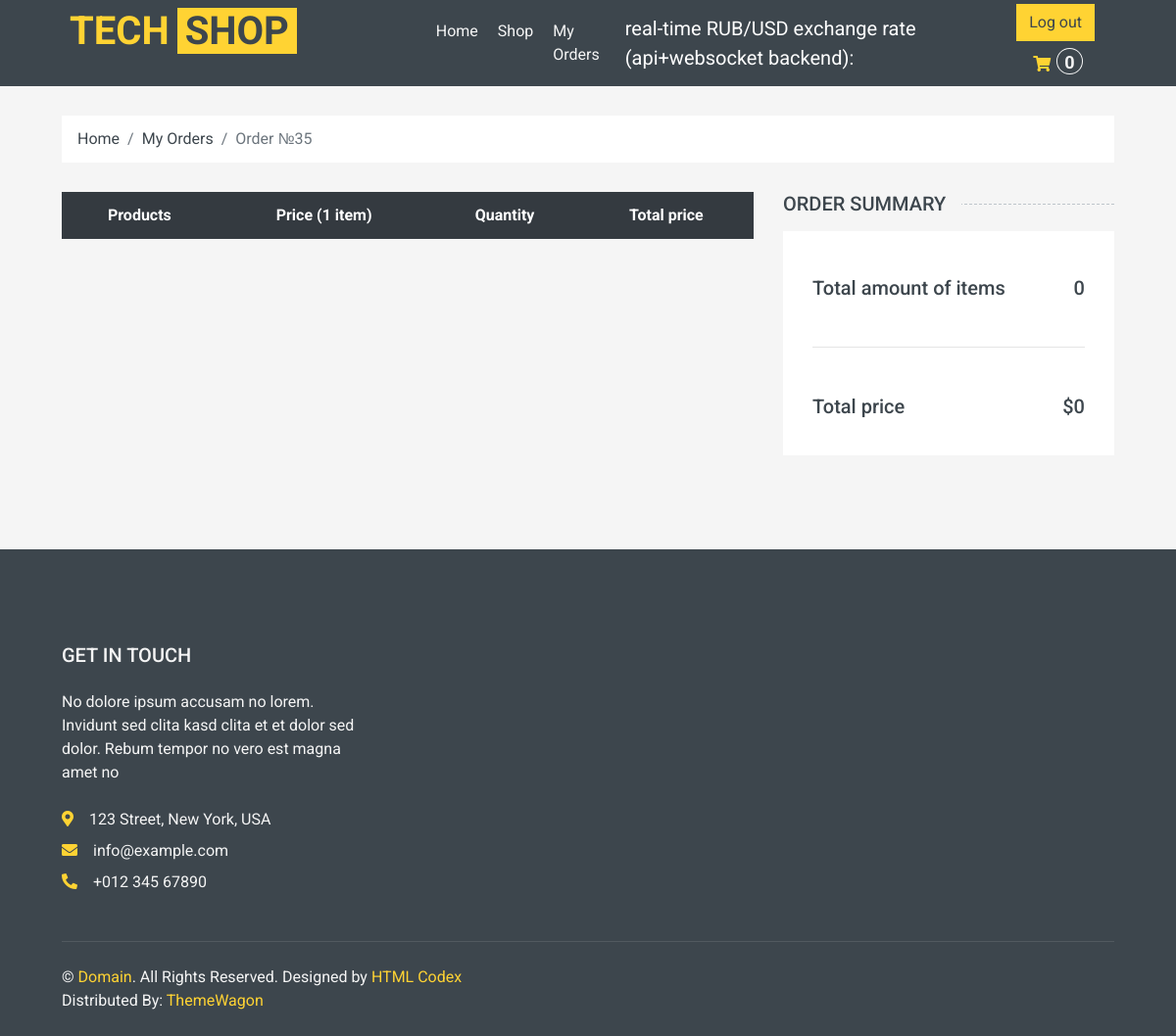
/order_detail/35 (signed in), run on an earlier commit of the app's database.
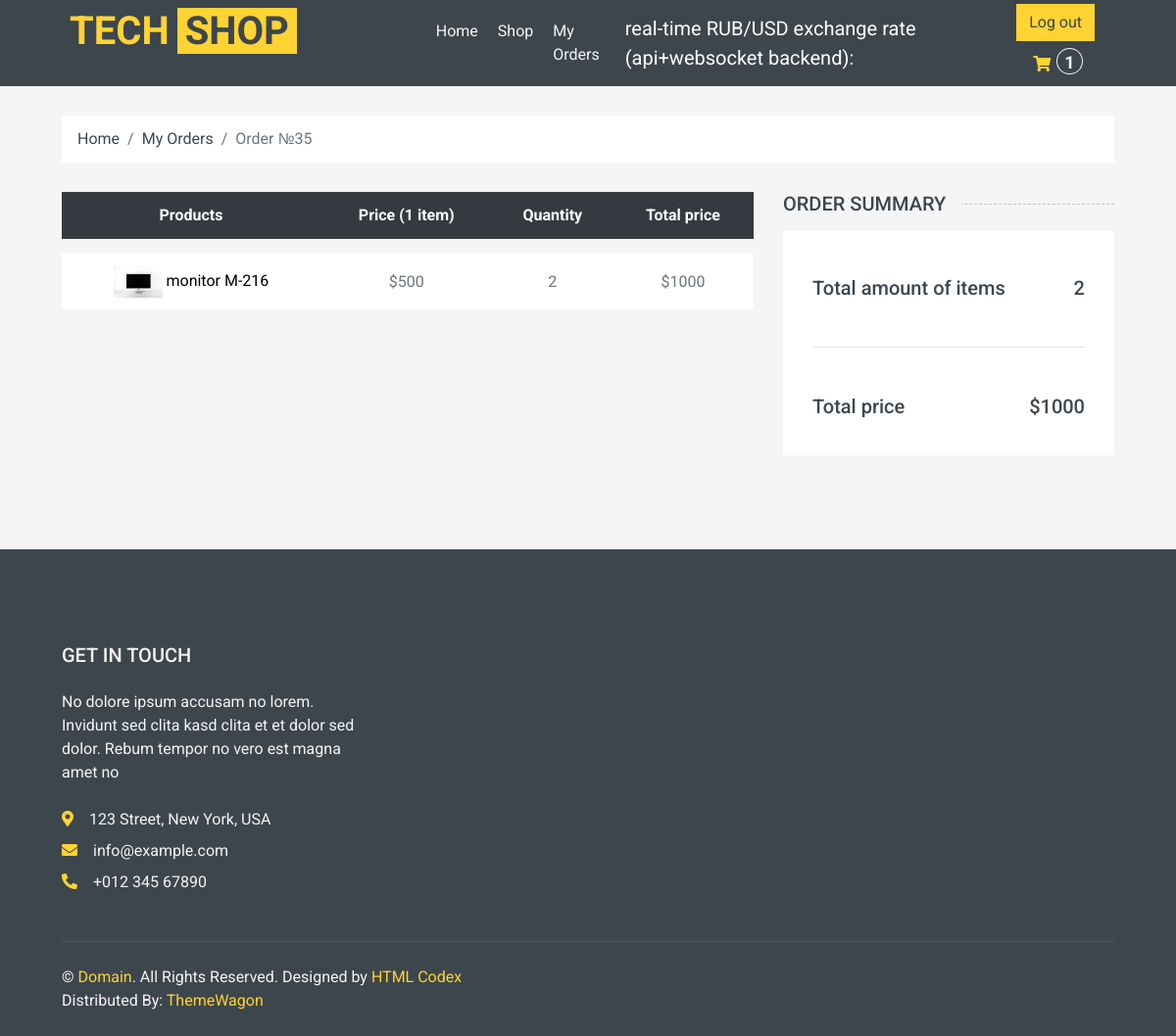
And on a later commit of the database.
### shop/models.py (models this page shows, shortened)
class Order(models.Model):
    STATUS = (
    ("Pending", "Pending"),
    ("Ready", "Ready"),
    ("Delivered", "Delivered"),
    ("Cart", "Cart"),
    )
    date_created = models.DateTimeField(null = True)
    products = models.ManyToManyField("Product")
    customer = models.ForeignKey(User, blank = True, null = True, on_delete = models.SET_NULL)
    status = models.CharField(choices = STATUS, default = "Pending", max_length = 255)
    date_added = models.DateTimeField(auto_now_add = True, null = True)
    @property
    def order_total_price(self):
        return sum([item.total_item_price for item in self.orderitem_set.all()])
    @property
    def order_total_quantity(self):
        return sum([item.quantity for item in self.orderitem_set.all()])

class OrderItem(models.Model):
    order = models.ForeignKey("Order", on_delete = models.CASCADE)
    product = models.ForeignKey("Product", null = True, blank = True, on_delete = models.CASCADE )
    quantity = models.IntegerField(null = True, blank = True, default = 0)
    date_added = models.DateTimeField(auto_now = True, null = True, blank = True)
    @property
    def total_item_price(self):
        return self.product.price * self.quantity

class Product(models.Model):
    CATEGORY = (
    ("Tech", "Tech"),
    ("New", "New"),
    ("Popular", "Popular"),
    )
    default_description = """
    Eos no lorem eirmod diam diam, eos elitr et gubergren diam sea. Consetetur vero aliquyam invidunt duo dolores et duo sit. Vero diam ea vero et dolore rebum, dolor rebum eirmod consetetur invidunt sed sed et, lorem duo et eos elitr, sadipscing kasd ipsum rebum diam. Dolore diam stet rebum sed tempor kasd eirmod. Takimata kasd ipsum accusam sadipscing, eos dolores sit no ut diam consetetur duo justo est, sit sanctus diam tempor aliquyam eirmod nonumy rebum dolor accusam, ipsum kasd eos consetetur at sit rebum, diam kasd invidunt tempor lorem, ipsum lorem elitr sanctus eirmod takimata dolor ea invidunt.

    Dolore magna est eirmod sanctus dolor, amet diam et eirmod et ipsum. Amet dolore tempor consetetur sed lorem dolor sit lorem tempor. Gubergren amet amet labore sadipscing clita clita diam clita. Sea amet et sed ipsum lorem elitr et, amet et labore voluptua sit rebum. Ea erat sed et diam takimata sed justo. Magna takimata justo et amet magna et.
    """
    name = models.CharField(verbose_name = "название продукта" , max_length = 100)
    price = models.IntegerField(null = True, blank = True)
    description = models.TextField(default = default_description, blank = True)
    rating = models.IntegerField(null = True, blank = True)
    pic = models.ImageField(upload_to = "shop/%Y/%m", null = True, blank = True, default = "default_picture.png")
    added_at = models.DateTimeField(verbose_name = "Data of appearance", auto_now_add = True, null = True)
    category = models.CharField(max_length = 100, choices = CATEGORY)
    slug = models.SlugField(blank = True, null = True, unique = True)

### shop/views.py (the view)
# urls.py: path('order_detail/<int:order_id>', order_detail, name = "order_detail"),
def order_detail(request, order_id):
    order = get_object_or_404(Order, pk=order_id )
    user = request.user
    if user == order.customer and user.is_authenticated():
        order_items = OrderItem.objects.all().filter(order = order)
        ctx = {
        "order":order,
        "order_items" : order_items,
        }
        return render(request, "orders/order_detail.html", ctx)
    else:
        return HttpResponseForbidden()

### shop/context_processors.py (called while the page is built)
def get_cart_total(request):
    crt = get_cart(request)
    return {"crt_total_quantity": crt.order_total_quantity}

### shop/utils.py (called while the page is built)
def get_cart(request):
    user = request.user
    if user.is_authenticated:
        crt, created = Order.objects.get_or_create(customer = user, status = "Cart")
    else:
        crt, created = Order.objects.get_or_create(customer = None, status = "Cart")
    return crt

### templates/orders/order_detail.html (shortened to what this page needs)
{%extends "main.html"%}
{%load static%}
{%block cart%}
    <div class="container-fluid">
        <div class="row px-xl-5">
            <div class="col-12">
                <nav class="breadcrumb bg-light mb-30">
                    <a class="breadcrumb-item text-dark" href="{%url 'index'%}">Home</a>
                    <a class="breadcrumb-item text-dark" href="{%url 'my_orders'%}">My Orders</a>
                    <span class="breadcrumb-item active">Order №{{order.id}}</span>
                </nav>
            </div>
        </div>
    </div>
    <div class="container-fluid">
        <div class="row px-xl-5">
            <div class="col-lg-8 table-responsive mb-5">
                <table class="table table-light table-borderless table-hover text-center mb-0">
                    <thead class="thead-dark">
                        <tr>
                            <th>Products</th>
                            <th>Price (1 item)</th>
                            <th>Quantity</th>
                            <th>Total price</th>
                        </tr>
                    </thead>
                    <tbody class="align-middle">
                        {% for item in order_items%}
                        <tr data-product_id_item ={{item.product.id}} >
                            <td class="align-middle">
                              <img src="{{item.product.pic.url}}" alt="" style="width: 50px;">
                               <a href="{%url 'detail' item.product.slug %}" style = "color:black;">{{item.product.name}}</a>
                            </td>
                            <td class="align-middle">${{item.product.price}} </td>
                            <td class="align-middle" data-product_id_price ={{item.product.id}} >{{item.quantity}}</td>
                            <td class="align-middle" data-product_id_price ={{item.product.id}} >${{item.total_item_price}}</td>
                        </tr>
                        {% endfor %}
                    </tbody>
                </table>
            </div>
            <div class="col-lg-4">
                <h5 class="section-title position-relative text-uppercase mb-3"><span class="bg-secondary pr-3">Order Summary</span></h5>
                <div class="bg-light p-30 mb-5">
                    <div class="pt-2">
                        <div class="d-flex justify-content-between mt-2">
                            <h5>Total amount of items</h5>
                            <h5 class = "crt_total_price">{{order.order_total_quantity}}</h5>
                        </div>
                        <br>
                        <hr>
                        <br>
                        <div class="d-flex justify-content-between mt-2">
                            <h5>Total price</h5>
                            <h5 class = "crt_total_price">${{order.order_total_price}}</h5>
                        </div>
                    </div>
                </div>
            </div>
        </div>
    </div>
{%endblock%}

### templates/main.html (shortened to what this page needs)
{%load static%}
<!DOCTYPE html>
<html lang="en">
<head>
    <link href="https://cdnjs.cloudflare.com/ajax/libs/font-awesome/5.10.0/css/all.min.css" rel="stylesheet">
    <link href="{%static 'lib/animate/animate.min.css'%}" rel="stylesheet">
    <link href="{%static 'lib/owlcarousel/assets/owl.carousel.min.css' %}" rel="stylesheet">
    <link href="{%static 'css/style.css' %}" rel="stylesheet">
</head>
<body>
    {% include 'include/navbar.html'%}
    {%block cart%} {%endblock%}
    {% include 'include/footer.html'%}
</body>
</html>

### templates/include/navbar.html (shortened to what this page needs)
<div class="container-fluid bg-dark mb-30">
    <div class="row px-xl-5">
        <div class="col-lg-3 d-none d-lg-block">
                <div  class="text-decoration-none" >
                    <div style = "margin-top:8px;">
                    <a href="{%url 'index'%}" class = "text-decoration-none" ><span class="h1 text-uppercase text-primary bg-dark px-2">Tech</span>
                    <span class="h1 text-uppercase text-dark bg-primary px-2 ml-n1">Shop</span></a>
                    </div>
                </div>
        </div>
        <div class="col-lg-9">
            <nav class="navbar navbar-expand-lg bg-dark navbar-dark py-3 py-lg-0 px-0">
                <div class="collapse navbar-collapse justify-content-between" id="navbarCollapse">
                    <div class="navbar-nav mr-auto py-0" style = "margin-left:12%;">
                        <a href="{% url 'index' %}" class="nav-item nav-link ">Home</a>
                        <a href="{% url 'shop' %}" class="nav-item nav-link">Shop</a>
                        <a href="{% url 'my_orders' %}" class="nav-item nav-link">My Orders</a>
                    </div>
                    <div class=" nav-item nav-link" style = "color:white; font-size:20px;">
                      real-time RUB/USD exchange rate (api+websocket backend):
                    </div>
                    <div class="dollar nav-item nav-link" style = "color:white; font-size:30px; margin-left: 1px;">
                    </div>
                    <div class="navbar-nav ml-auto py-0 d-none d-lg-block">
                      {% if user.is_authenticated%}
                      <a href = "{%url 'logout_view' %}"  class = "btn btn-primary" name="button">Log out</a>
                      {%else%}
                      <a href = "{%url 'login_view' %}" type="button" class = "btn btn-primary" name="button">Login</a>
                      {%endif%}
                        <a href="{% url 'cart'%}" class="btn px-0 ml-3">
                            <i class="fas fa-shopping-cart text-primary"></i>
                      <h4 style = " margin-left: 2px; display:inline;"><span class="badge text-secondary border border-secondary rounded-circle total_amount" style="padding-bottom: 2px;"> {{crt_total_quantity}} </span></h4>
                        </a>
                    </div>
                </div>
            </nav>
        </div>
    </div>
</div>

### templates/include/footer.html
<div class="container-fluid bg-dark text-secondary mt-5 pt-5">
    <div class="row px-xl-5 pt-5">
         <div class="col-lg-4 col-md-12 mb-5 pr-3 pr-xl-5">
            <h5 class="text-secondary text-uppercase mb-4">Get In Touch</h5>
            <p class="mb-4">No dolore ipsum accusam no lorem. Invidunt sed clita kasd clita et et dolor sed dolor. Rebum tempor no vero est magna amet no</p>
            <p class="mb-2"><i class="fa fa-map-marker-alt text-primary mr-3"></i>123 Street, New York, USA</p>
            <p class="mb-2"><i class="fa fa-envelope text-primary mr-3"></i>info@example.com</p>
            <p class="mb-0"><i class="fa fa-phone-alt text-primary mr-3"></i>+012 345 67890</p>
        </div>
    </div>
    <div class="row border-top mx-xl-5 py-4" style="border-color: rgba(256, 256, 256, .1) !important;">
        <div class="col-md-6 px-xl-0">
            <p class="mb-md-0 text-center text-md-left text-secondary">
                &copy; <a class="text-primary" href="#">Domain</a>. All Rights Reserved. Designed
                by
                <a class="text-primary" href="https://htmlcodex.com">HTML Codex</a>
                <br>Distributed By: <a href="https://themewagon.com" target="_blank">ThemeWagon</a>
            </p>
        </div>
    </div>
</div>

What changed in the data, as far as the page shows it:
changed Order id 35: order_total_quantity "0" → "2"; order_total_price "0" → "1000"
added OrderItem: product.pic (picture), product.name "monitor M-216", product.price "500", quantity "2", total_item_price "1000"
Also different on the page:
{{ crt_total_quantity }}: "0" → "1"
